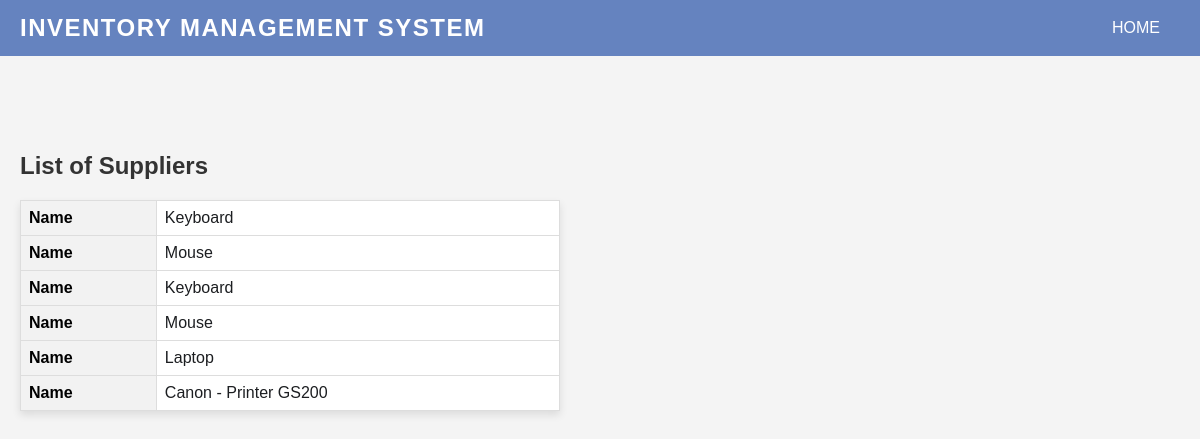
The app's page /list/stock/, older data.
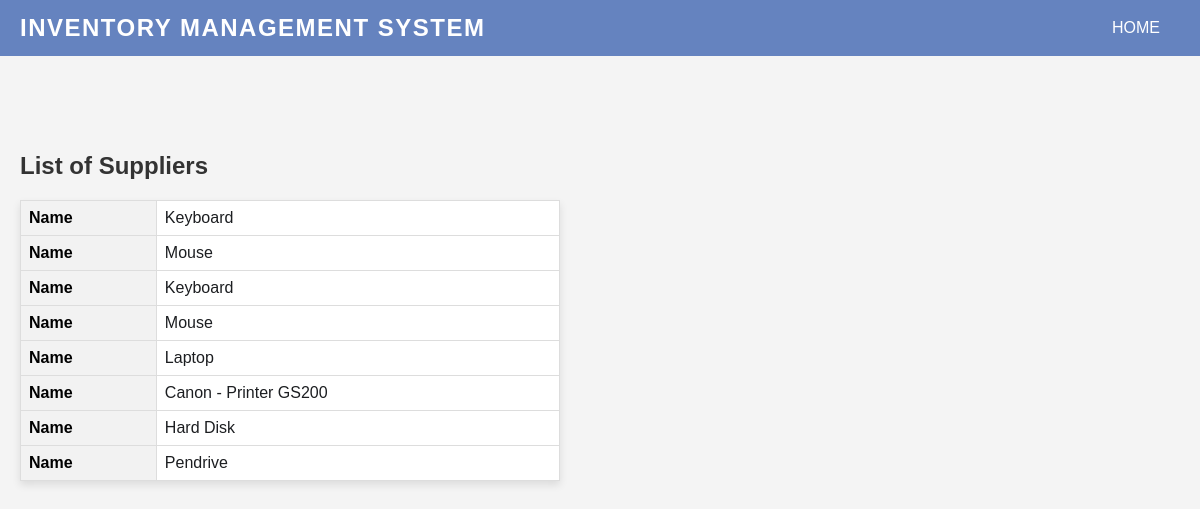
The same page, newer data.
### inventory/models.py (models this page shows, shortened)
class Stock(models.Model):
    name = models.CharField(max_length=50)
    description = models.CharField(max_length=100)
    minqty_required = models.IntegerField()
    maxqty_required = models.IntegerField()
    cost_per_unit = models.FloatField()
    usage_level = models.CharField(
        max_length=30,
        choices=[
            ('Low level', 'Low level'),
            ('Mid level', 'Mid level'),
            ('High level', 'High level'),
        ],
        default='Low level',
    )
    reorder_duration = models.CharField(
        max_length=30,
        choices=[
            ('1 week', '1 week'),
            ('3-4 days', '3-4 days'),
            ('1-2 days', '1-2 days'),
        ],
        default='1 week',
    )
    supplier_id = models.ForeignKey('Supplier', on_delete=models.SET_NULL,null=True)
    class Meta:
        db_table = "stock_master"

### inventory/views.py (the view)
# urls.py: path('list/stock/', list_of_stock),
def list_of_stock(request):
    stocks = Stock.objects.all()
    return render(request, template_name="stock_list.html", context={'stocks': stocks})

### inventory/templates/stock_list.html (shortened to what this page needs)
<!DOCTYPE html>
<html lang="en">
<head>
</head>
<body>
    <nav>
        <div class="logo">
            <p>inventory management system</p>
        </div>
        <ul>
            <li><a href="/home/">Home</a></li>
        </ul>
    </nav><br><br><br><br>
    <h2>List of Suppliers</h2>
    <table>
        <tbody>
            {% for stock in stocks %}
            <tr>
                <th>Name</th>
                <td><a href="{% url 'stock_detail' stock.id %}">{{ stock.name }}</a></td>
            </tr>
            {% endfor %}
        </tbody>
    </table>
</body>
</html>

Row changes from the older to the newer data that the page shows:
added Stock: name "Hard Disk"
added Stock: name "Pendrive"
